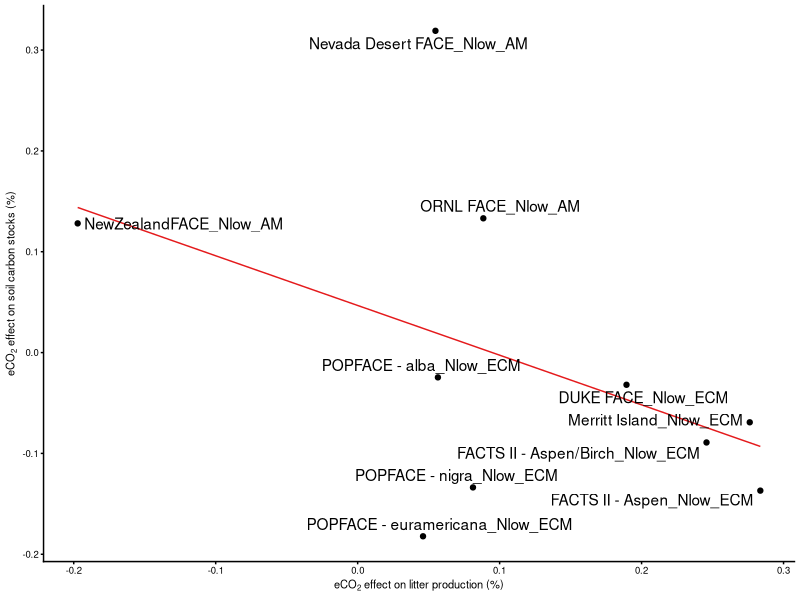

The R script that drew this image: (Note: this script raises an error after producing the figure.)
library(tidyverse)
library(ggrepel)
library(cowplot)
lit <- read.csv("Litter_Database.csv",na.strings ="NA") %>% mutate(litter=log(T_M/C_M)) %>% 
  group_by(id=Experiment) %>% summarise (litter=mean(litter))

soc_all <- read.csv("soilC_prod_meta.csv") %>% 
  right_join(lit)

soc_intact <- read.csv("soilC_prod_meta.csv") %>% 
  right_join(lit) %>%
  filter(N=="Nlow", Experiment_type != "Chamber", Disturbance=="intact")
  

summary(lm(yi~litter,soc_intact))
summary(lm(litter~biomass,soc_intact))
cor.test(soc_intact$litter, soc_intact$biomass)

soc_lit <- ggplot(soc_intact,aes(litter,yi,label=id)) + geom_point() + ylab("SOC") +
  geom_smooth(size=.5, method = "lm", se=FALSE, color="#e41a1c", formula = y ~ x) +
  labs(x=expression(paste(eCO[2]," effect on litter production (%)", sep="")),
       y=expression(paste(eCO[2]," effect on soil carbon stocks (%)", sep=""))) +
  geom_text_repel() +
  theme_cowplot(font_size=8)

lit_prod <- ggplot(soc_intact,aes(make_pct(biomass),make_pct(litter),label=id)) + 
  geom_point(size=3) + 
  geom_smooth(size=1, method = "lm", se=TRUE, alpha=0.1, color="black", formula = y ~ x) +
  labs(x=expression(paste(eCO[2]," effect on aboveground biomass production (%)", sep="")),
       y=expression(paste(eCO[2]," effect on litter production (%)", sep=""))) +
  theme_cowplot(font_size=8)

save_plot("graphs/litter.png", lit_prod, base_height = 2.25, base_width = 2.5, dpi=1200, type = "cairo-png")
